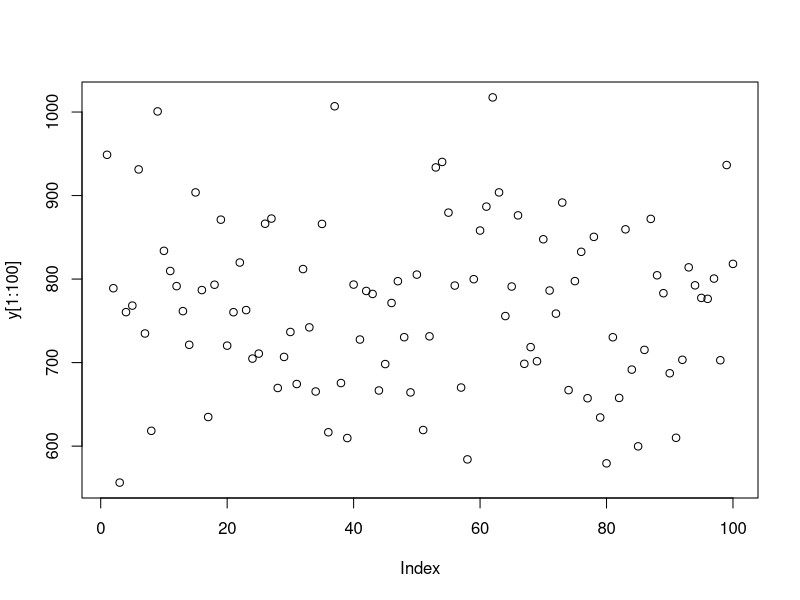
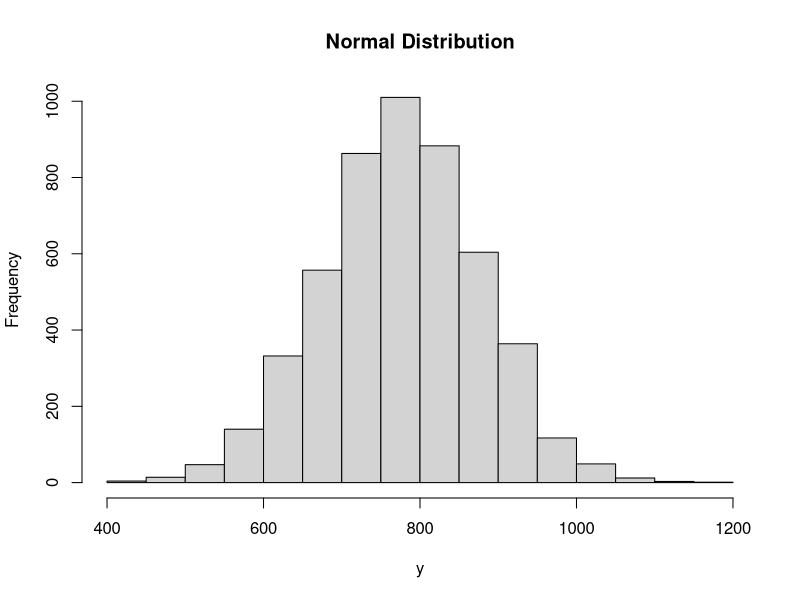

Source code (R) for these figures, in order:
# Create a sample of 5000 numbers which are normally distributed
# with mean of 777 and standard deviation of 100
# rnorm() is used to generate random numbers whose distribution is normal
# arguments to this function are in the order sample size, mean and S.D.
y <- rnorm(5000, 777, 100)

# Give the chart file a name
png(file = "normal_dist_with_mean_and_sd.png")

# Verify the sample; plot first 100 samples
plot(y[1:100])

# Plot the histogram for this sample 'y'
hist(y, main = "Normal Distribution")

# Saves the file
dev.off()

# output: refer "normal_dist_with_mean_and_sd.png"
